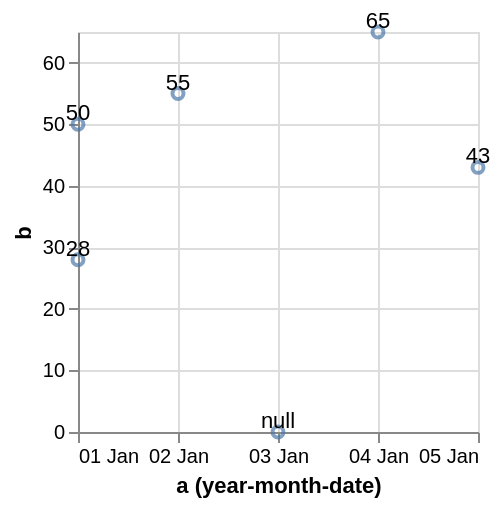

Express this chart as Vega-Lite.
### Vega specification from a JSON file in a GitHub repository (floating-point values rounded to 4 significant figures)
{"$schema": "https://vega.github.io/schema/vega/v5.json", "background": "white", "padding": 5, "width": 200, "height": 200, "style": "cell", "data": [{"name": "source_0", "values": [{"a": "Jan 1, 2000", "b": 28}, {"a": "Jan 2, 2000", "b": 55}, {"a": "Jan 3, 2000", "b": null}, {"a": "Jan 4, 2000", "b": 65}, {"a": "Jan 5, 2000", "b": 43}, {"a": null, "b": 50}]}, {"name": "data_0", "source": "source_0", "transform": [{"type": "formula", "expr": "toDate(datum[\"a\"])", "as": "a"}, {"field": "a", "type": "timeunit", "units": ["year", "month", "date"], "as": ["yearmonthdate_a", "yearmonthdate_a_end"]}]}], "marks": [{"name": "layer_0_marks", "type": "symbol", "style": ["point"], "from": {"data": "data_0"}, "encode": {"update": {"opacity": {"value": 0.7}, "fill": {"value": "transparent"}, "stroke": {"value": "#4c78a8"}, "ariaRoleDescription": {"value": "point"}, "description": {"signal": "\"a (year-month-date): \" + (!isValid(datum[\"yearmonthdate_a\"]) || !isFinite(+datum[\"yearmonthdate_a\"]) ? \"\" + datum[\"yearmonthdate_a\"] : timeFormat(datum[\"yearmonthdate_a\"], '%d %b')) + \"; b: \" + (!isValid(datum[\"b\"]) || !isFinite(+datum[\"b\"]) ? \"\" + datum[\"b\"] : format(datum[\"b\"], \"\"))"}, "x": [{"test": "!isValid(datum[\"yearmonthdate_a\"]) || !isFinite(+datum[\"yearmonthdate_a\"])", "signal": "scale('x', domain('x')[0])"}, {"scale": "x", "field": "yearmonthdate_a"}], "y": [{"test": "!isValid(datum[\"b\"]) || !isFinite(+datum[\"b\"])", "scale": "y", "value": 0}, {"scale": "y", "field": "b"}]}}}, {"name": "layer_1_marks", "type": "text", "style": ["text"], "from": {"data": "data_0"}, "encode": {"update": {"baseline": {"value": "bottom"}, "fill": {"value": "black"}, "description": {"signal": "\"a (year-month-date): \" + (!isValid(datum[\"yearmonthdate_a\"]) || !isFinite(+datum[\"yearmonthdate_a\"]) ? \"\" + datum[\"yearmonthdate_a\"] : timeFormat(datum[\"yearmonthdate_a\"], '%d %b')) + \"; b: \" + (!isValid(datum[\"b\"]) || !isFinite(+datum[\"b\"]) ? \"\" + datum[\"b\"] : format(datum[\"b\"], \"\"))"}, "x": [{"test": "!isValid(datum[\"yearmonthdate_a\"]) || !isFinite(+datum[\"yearmonthdate_a\"])", "signal": "scale('x', domain('x')[0])"}, {"scale": "x", "field": "yearmonthdate_a"}], "y": [{"test": "!isValid(datum[\"b\"]) || !isFinite(+datum[\"b\"])", "scale": "y", "value": 0}, {"scale": "y", "field": "b"}], "text": {"signal": "!isValid(datum[\"b\"]) || !isFinite(+datum[\"b\"]) ? \"\" + datum[\"b\"] : format(datum[\"b\"], \"\")"}, "align": {"value": "center"}}}}], "scales": [{"name": "x", "type": "time", "domain": {"data": "data_0", "field": "yearmonthdate_a"}, "range": [0, {"signal": "width"}]}, {"name": "y", "type": "linear", "domain": {"data": "data_0", "field": "b"}, "range": [{"signal": "height"}, 0], "nice": true, "zero": true}], "axes": [{"scale": "x", "orient": "bottom", "gridScale": "y", "grid": true, "tickCount": {"signal": "ceil(width/40)"}, "tickMinStep": {"signal": "datetime(2001, 0, 2, 0, 0, 0, 0) - datetime(2001, 0, 1, 0, 0, 0, 0)"}, "domain": false, "labels": false, "aria": false, "maxExtent": 0, "minExtent": 0, "ticks": false, "zindex": 0}, {"scale": "y", "orient": "left", "gridScale": "x", "grid": true, "tickCount": {"signal": "ceil(height/40)"}, "domain": false, "labels": false, "aria": false, "maxExtent": 0, "minExtent": 0, "ticks": false, "zindex": 0}, {"scale": "x", "orient": "bottom", "grid": false, "title": "a (year-month-date)", "format": "%d %b", "labelFlush": true, "labelOverlap": true, "tickCount": {"signal": "ceil(width/40)"}, "tickMinStep": {"signal": "datetime(2001, 0, 2, 0, 0, 0, 0) - datetime(2001, 0, 1, 0, 0, 0, 0)"}, "zindex": 0}, {"scale": "y", "orient": "left", "grid": false, "title": "b", "labelOverlap": true, "tickCount": {"signal": "ceil(height/40)"}, "zindex": 0}]}
